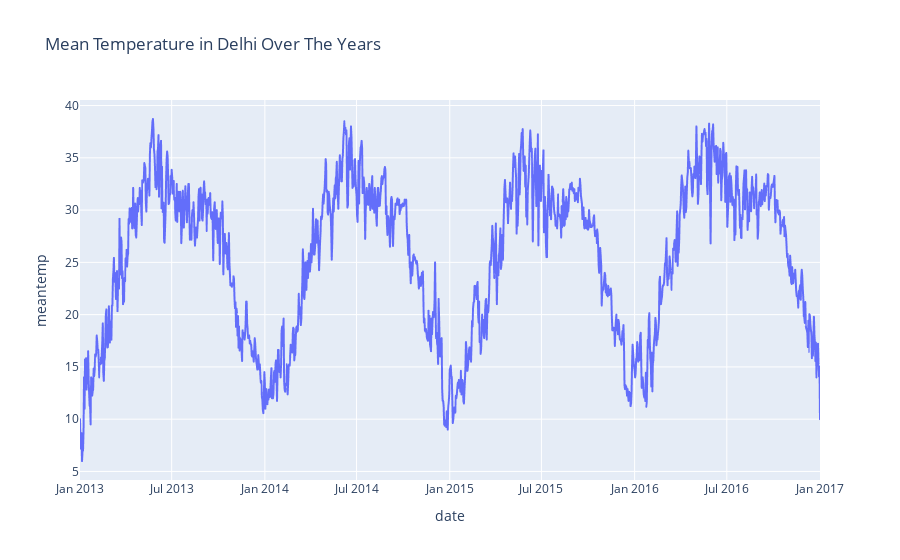

Notebook source saved alongside this figure:
### Code cell
figure = px.line(data , x = 'date' , y = 'meantemp' , title = 'Mean Temperature in Delhi Over The Years')
figure.show()

### Figure 1 — Plotly figure (JSON) as saved in the notebook; plotly's stock layout.template omitted (floating-point values rounded to 4 significant figures; data arrays with more than 128 entries replaced by an {"elided": "..."} marker saying what was removed)
{"data": [{"hovertemplate": "date=%{x}<br>meantemp=%{y}<extra></extra>", "legendgroup": "", "line": {"color": "#636efa", "dash": "solid"}, "marker": {"symbol": "circle"}, "mode": "lines", "name": "", "showlegend": false, "type": "scattergl", "x": {"elided": "1462 str values"}, "xaxis": "x", "y": {"elided": "1462 float values"}, "yaxis": "y"}], "layout": {"legend": {"tracegroupgap": 0}, "title": {"text": "Mean Temperature in Delhi Over The Years"}, "xaxis": {"anchor": "y", "domain": [0, 1], "title": {"text": "date"}}, "yaxis": {"anchor": "x", "domain": [0, 1], "title": {"text": "meantemp"}}}}
